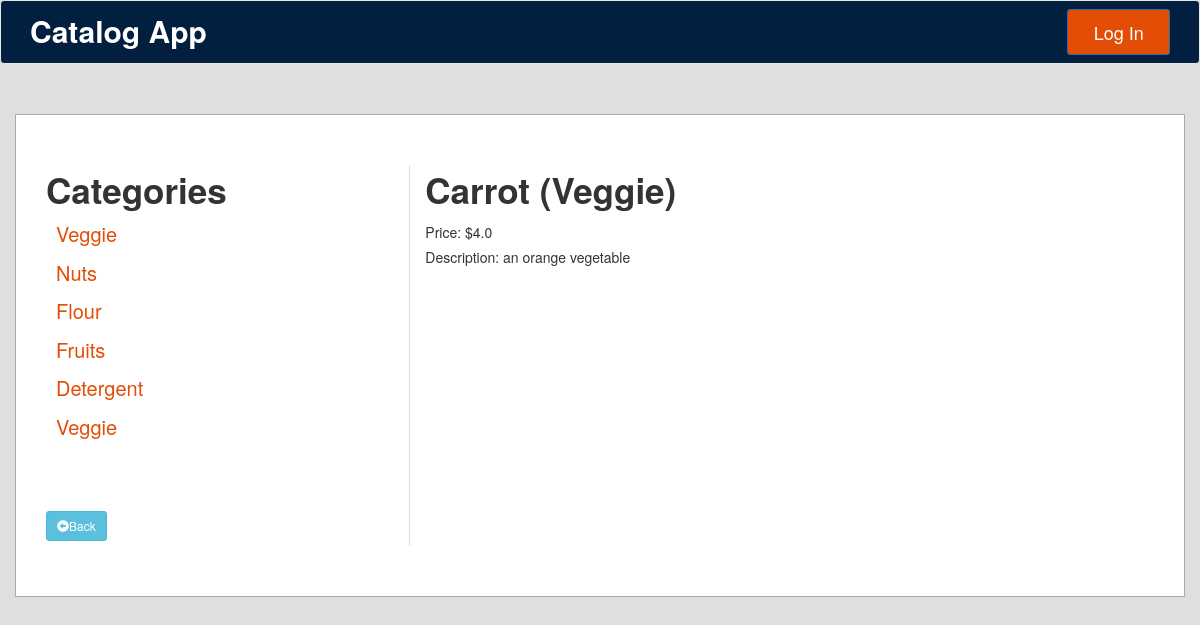
The page /categories/6/item/12/ on the database its author committed.
### database_setup.py (models this page shows, shortened)
class Category(Base):
    __tablename__ = 'category'
    id = Column(Integer, primary_key=True)
    name = Column(String(250), nullable=False)
    user_id = Column(Integer, ForeignKey('user.id'))
    user = relationship(User)

class CatalogItem(Base):
    __tablename__ = 'catalog_item'
    name = Column(String(80), nullable=False)
    id = Column(Integer, primary_key=True)
    description = Column(String(250))
    price = Column(String(8))
    category_id = Column(Integer, ForeignKey('category.id'))
    category = relationship(
        "Category", backref=backref("catalog_items", cascade="all, delete"))
    user_id = Column(Integer, ForeignKey('user.id'))
    user = relationship(User)

### application.py (the view)
@app.route('/categories/<int:category_id>/item/<int:catalog_item_id>/')
def showCatalogItemDescription(category_id, catalog_item_id):
    extracted_categories = session.query(Category).all()
    category = session.query(Category).filter_by(id=category_id).one()
    item = session.query(CatalogItem).filter_by(id=catalog_item_id).one()
    return render_template('catalogitemdescription.html',
                           item=item,
                           selected_grocery=category,
                           groceries=extracted_categories)

### templates/catalogitemdescription.html (shortened to what this page needs)
{% extends "main.html" %}
{% block categories %}
Categories
{% for groceryitem in groceries %}
    <li class="category-link"><a href="{{url_for('showCatalogItems', category_id=groceryitem.id)}}"> {{groceryitem.name | title}} </a></li>
{% endfor %}
<br>
<a href="{{url_for('showCatalogItems', category_id = selected_grocery.id)}}" class="btn btn-info btn-sm"><span class="glyphicon glyphicon-circle-arrow-left"></span>Back</a>
{% endblock %}
{% block grocerycatalogitems %}
{{item.name | title}} ({{item.category.name | title}})
<br>
<h5>Price: ${{item.price}}</h5>
<h5>Description: {{item.description}}</h5>
{% endblock %}

### static/css/styles.css (style rules this page uses)
body { background-color: #dfdfdf; }
li a, .category-link { font-size: 20px; padding: 5px; list-style-type: none; text-decoration: none; }
li a:link { color: #E34D06; text-decoration: none; font-weight: normal; }

### rows shown on the page
Category: name "Veggie"
Category: name "Nuts"
Category: name "Flour"
Category: name "Fruits"
Category: name "Detergent"
Category: name "Veggie", category.name "Veggie"
CatalogItem: name "Carrot", price "4.0", description "an orange vegetable"
